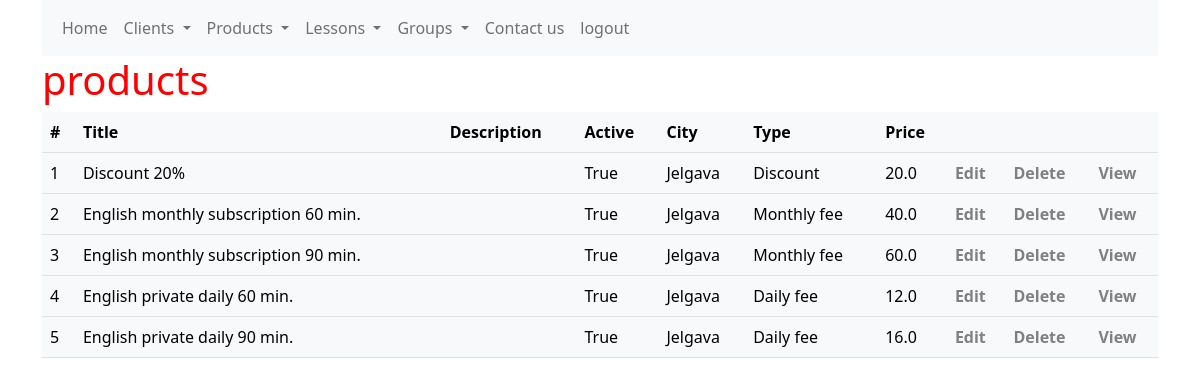
/products/products (signed in), run on an earlier commit of the app's database.
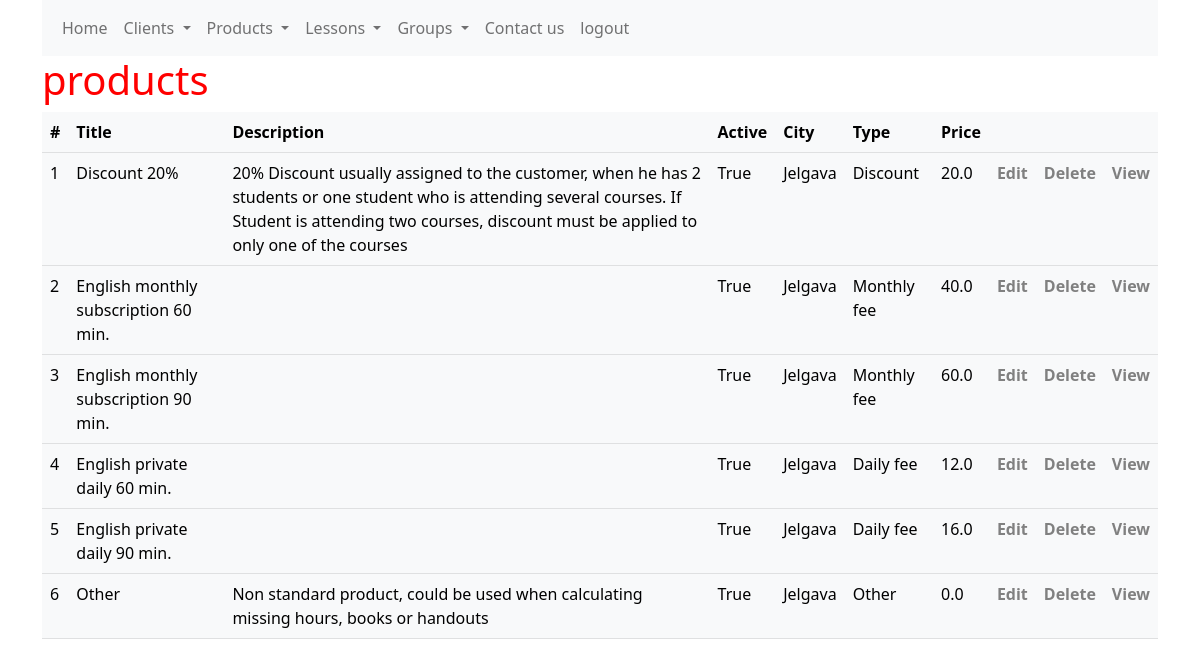
And on a later commit of the database.
### products/models.py (models this page shows, shortened)
class Product(models.Model):
    type = models.ForeignKey("ProductType", on_delete=models.CASCADE)
    title = models.CharField(max_length=100)
    city = models.ForeignKey("City", on_delete=models.CASCADE)
    price = models.FloatField(null=False)
    created_at = models.DateTimeField(auto_now_add=True)
    active = models.BooleanField(default=True)
    description = models.TextField(null=True, blank=True)

class City(models.Model):
    name = models.CharField(max_length=100)
    class Meta:
        ordering = ["name"]

class ProductType(models.Model):
    title = models.CharField(max_length=100)
    description = models.CharField(max_length=300)

### products/views.py (the view)
# urls.py: path("products", ProductListView.as_view(), name="products"),
class ProductListView(ListView):
    model = Product
    def get_queryset(self):
        qs = super().get_queryset()
        qs = qs.select_related("city", "type")
        return qs

### products/templates/products/product_list.html (shortened to what this page needs)
{% extends 'main.html' %}
{% block content %}
<h1>products</h1>
<table class="table table-light">
    <tr>
        <th>#</th>
        <th>Title</th>
        <th>Description</th>
        <th>Active</th>
        <th>City</th>
        <th>Type</th>
        <th>Price</th>
        <th></th>
        <th></th>
        <th></th>
    </tr>
    {% for product in product_list %}
    <tr>
        <td>{{ product.id }}</td>
        <td>{{ product.title }}</td>
        <td>{{ product.description }}</td>
        <td>{{ product.active }}</td>
        <td>{{ product.city.name }}</td>
        <td>{{ product.type.title }}</td>
        <td>{{ product.price }}</td>
        <td><a href="{% url 'update-product' product.id %}">Edit</a></td>
        <td><a href="{% url 'delete-product' product.id %}">Delete</a></td>
        <td><a href="{% url 'product' product.id %}">View</a></td>
    </tr>
    {% endfor %}
</table>
{% endblock content %}

### templates/main.html (shortened to what this page needs)
<!DOCTYPE html>
<html lang="en">
{% load static %}
<head>
    <link href="https://cdn.jsdelivr.net/npm/bootstrap@5.2.0-beta1/dist/css/bootstrap.min.css" rel="stylesheet"
>
    <link rel="stylesheet" href="{% static '/css/styles.css' %}">
</head>
<body>
    <div class="container">
        {% if user.is_authenticated %}
        {% include 'navbar.html' %}
        {% block content %}
        {% endblock content %}
        {% else %}
        <p>You are not logged in</p>
        <a href="{% url 'login' %}">Log In</a>
        {% endif %}
    </div>
</body>
</html>

### templates/navbar.html (shortened to what this page needs)
<nav class="navbar navbar-expand-lg bg-light">
    <div class="container-fluid">
        <div class="collapse navbar-collapse" id="navbarSupportedContent">
            <ul class="navbar-nav me-auto mb-2 mb-lg-0">
                <li class="nav-item">
                    <a class="nav-link" href="{% url 'lessons' %}">Home</a>
                </li>
                <li class="nav-item dropdown">
                    <a class="nav-link dropdown-toggle" href="#" id="navbarDropdown" role="button"
                        data-bs-toggle="dropdown" aria-expanded="false">
                        Clients
                    </a>
                </li>
                <li class="nav-item dropdown">
                    <a class="nav-link dropdown-toggle" href="#" id="navbarDropdown" role="button"
                        data-bs-toggle="dropdown" aria-expanded="false">
                        Products
                    </a>
                </li>
                <li class="nav-item dropdown">
                    <a class="nav-link dropdown-toggle" href="#" id="navbarDropdown" role="button"
                        data-bs-toggle="dropdown" aria-expanded="false">
                        Lessons
                    </a>
                </li>
                <li class="nav-item dropdown">
                    <a class="nav-link dropdown-toggle" href="#" id="navbarDropdown" role="button"
                        data-bs-toggle="dropdown" aria-expanded="false">
                        Groups
                    </a>
                </li>
                <li class="nav-item">
                    <a class="nav-link" href="{% url 'contacts' %}">Contact us</a>
                </li>
                <li class="nav-item">
                    <a class="nav-link" href="{% url 'logout' %}">logout</a>
                </li>
            </ul>
        </div>
    </div>
</nav>

### static/css/styles.css (style rules this page uses)
h1 { color:red; }
a { color: grey; font-weight: bold; text-decoration: none; }

What changed in the data, as far as the page shows it:
changed Product "Discount 20%": description (not shown) → "20% Discount usually assigned to the customer, when he has 2 students or one student who is attending several courses. If Student is attending two courses, discount must be applied to only one of the courses"
added Product: id "6", title "Other", description "Non standard product, could be used when calculating missing hours, books or handouts", active "True", city.name "Jelgava", type "Other", price "0.0"
